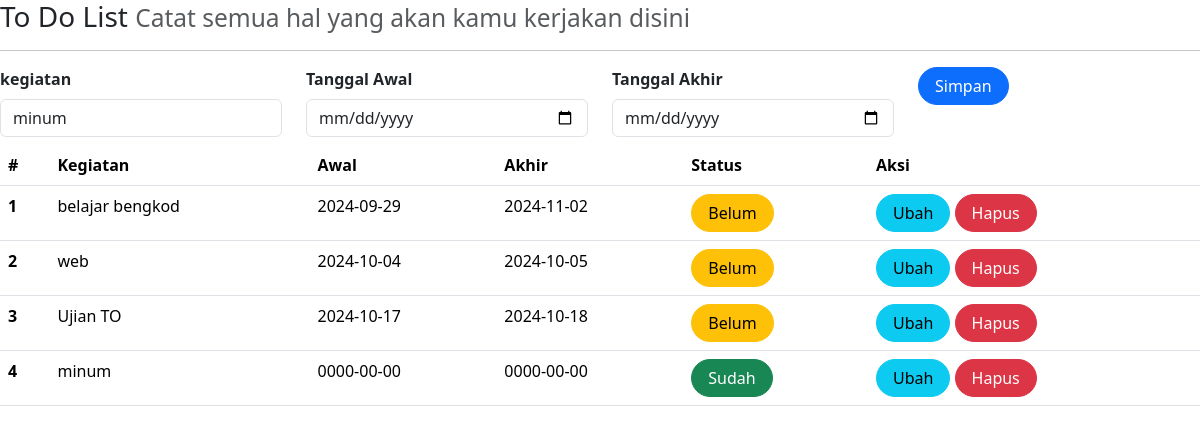
/index.php?id=8, run on the app's committed database.
### tables this page shows
CREATE TABLE `kegiatan` (
  `id` int(11) NOT NULL,
  `isi` text DEFAULT NULL,
  `tgl_awal` date DEFAULT NULL,
  `tgl_akhir` date DEFAULT NULL,
  `status` int(1) DEFAULT NULL
);

### index.php (the view, shortened to what this page needs)
<?php
include_once("koneksi.php");
?>
<!DOCTYPE html>
<html lang="en">
  <head>
    <link
      rel="stylesheet"
      href="./bootstrap-5.3.3-dist/css/bootstrap.min.css"
    />
  </head>
  <body>
    <h3>
      <small class="text-muted">
        Catat semua hal yang akan kamu kerjakan disini
      </small>
    </h3>
    <hr>
     <form class="form row" method="post" action="" name="myForm" onsubmit="return(validate());">
        <?php
        $isi = '';
        $tgl_awal = '';
        $tgl_akhir = '';
        if (isset($_GET['id'])) {
            $ambil = mysqli_query($mysqli,"SELECT * FROM kegiatan WHERE id='".$_GET['id']."'");
            while ($row = mysqli_fetch_array($ambil)) {
                $isi = $row["isi"];
                $tgl_awal = $row["tgl_awal"];
                $tgl_akhir = $row["tgl_akhir"];
            }
        ?>
        <?php
        }
        ?>
        <div class="col">
            <label for="inputIsi" class="form-label fw-bold">
                kegiatan
            </label>
            <input type="text" class="form-control" name="isi" id="inputIsi" placeholder="Kegiatan" value="<?php echo $isi?>">
        </div>
        <div class="col">
            <label for="inputTanggalAwal" class="form-label fw-bold">
                Tanggal Awal
            </label>
            <input type="date" class="form-control" name="tgl_awal" id="inputTanggalAwal" placeholder="Tanggal Awal" value="<?php echo $tgl_awal?>">
        </div>
        <div class="col mb-2">
            <label for="inputTanggalAkhir" class="form-label fw-bold">
                Tanggal Akhir
            </label>
            <input type="date" class="form-control" name="tgl_akhir" id="inputTanggalAkhir" placeholder="Tanggal Akhir" value="<?php echo $tgl_akhir?>">
        </div>
        <div class="col">
        <button type="submit" class="btn btn-primary rounded-pill px-3" name="simpan">Simpan</button>
    </div>
     </form>
      <table class="table table-hover">
        <thead>
            <tr>
                <th scope="col">#</th>
                <th scope="col">Kegiatan</th>
                <th scope="col">Awal</th>
                <th scope="col">Akhir</th>
                <th scope="col">Status</th>
                <th scope="col">Aksi</th>
            </tr>
        </thead>
        <tbody>
            <?php
            $result = mysqli_query($mysqli,'SELECT * FROM kegiatan ORDER BY status,tgl_awal');
            $no = 1;
            while($data = mysqli_fetch_array($result)) {
                ?>
                <tr>
                    <th scope="row"><?php echo $no++ ?></th>
                    <td><?php echo $data['isi'] ?></td>
                    <td><?php echo $data['tgl_awal'] ?></td>
                    <td><?php echo $data['tgl_akhir'] ?></td>
                    <td>
                        <?php
                       if ($data['status'] == '1') {
                        ?>
                            <a class="btn btn-success rounded-pill px-3" type="button"
                            href="index.php?id=<?php echo $data['id'] ?>&aksi=ubah_status&status=0">
                            Sudah
                            </a>
                        <?php
                        } else {
                        ?>
                            <a class="btn btn-warning rounded-pill px-3" type="button"
                            href="index.php?id=<?php echo $data['id'] ?>&aksi=ubah_status&status=1">
                            Belum</a>
                        <?php
                        }
                        ?>
                    </td>
                    <td>
                      <a class="btn btn-info rounded-pill px-3" href="index.php?id=<?php echo $data['id'] ?>">Ubah</a>
                      <a class="btn btn-danger rounded-pill px-3" href="index.php?id=<?php echo $data['id'] ?>&aksi=hapus">Hapus </a>
                    </td>
                </tr>
                <?php
              }
              ?>
        </tbody>
      </table>
  </body>
</html>

### data on the page
kegiatan: isi "minum", tgl_awal "0000-00-00", tgl_akhir "0000-00-00"
kegiatan: isi "belajar bengkod", tgl_awal "2024-09-29", tgl_akhir "2024-11-02"
kegiatan: isi "web", tgl_awal "2024-10-04", tgl_akhir "2024-10-05"
kegiatan: isi "Ujian TO", tgl_awal "2024-10-17", tgl_akhir "2024-10-18"
